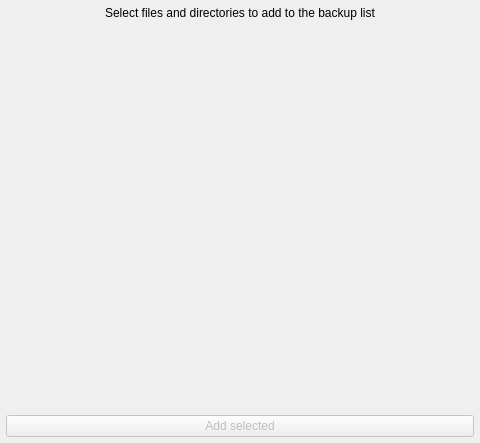
<?xml version="1.0" encoding="UTF-8"?>
<ui version="4.0">
 <class>FilePickerDialog</class>
 <widget class="QDialog" name="FilePickerDialog">
  <property name="geometry">
   <rect>
    <x>0</x>
    <y>0</y>
    <width>480</width>
    <height>443</height>
   </rect>
  </property>
  <property name="windowTitle">
   <string>File Browser</string>
  </property>
  <layout class="QGridLayout" name="gridLayout">
   <property name="leftMargin">
    <number>6</number>
   </property>
   <property name="topMargin">
    <number>6</number>
   </property>
   <property name="rightMargin">
    <number>6</number>
   </property>
   <property name="bottomMargin">
    <number>6</number>
   </property>
   <item row="0" column="0" colspan="2">
    <widget class="QLabel" name="infoLabel">
     <property name="sizePolicy">
      <sizepolicy hsizetype="Preferred" vsizetype="Maximum">
       <horstretch>0</horstretch>
       <verstretch>0</verstretch>
      </sizepolicy>
     </property>
     <property name="text">
      <string>Select files and directories to add to the backup list</string>
     </property>
     <property name="alignment">
      <set>Qt::AlignCenter</set>
     </property>
    </widget>
   </item>
   <item row="1" column="0" colspan="2">
    <widget class="FilePickerWidget" name="filePickerWidget" native="true">
     <property name="sizePolicy">
      <sizepolicy hsizetype="Preferred" vsizetype="Minimum">
       <horstretch>0</horstretch>
       <verstretch>0</verstretch>
      </sizepolicy>
     </property>
     <property name="focusPolicy">
      <enum>Qt::StrongFocus</enum>
     </property>
    </widget>
   </item>
   <item row="2" column="0" colspan="2">
    <widget class="QPushButton" name="selectButton">
     <property name="enabled">
      <bool>false</bool>
     </property>
     <property name="text">
      <string>Add selected</string>
     </property>
     <property name="default">
      <bool>true</bool>
     </property>
    </widget>
   </item>
  </layout>
 </widget>
 <customwidgets>
  <customwidget>
   <class>FilePickerWidget</class>
   <extends>QWidget</extends>
   <header>filepickerwidget.h</header>
   <container>1</container>
  </customwidget>
 </customwidgets>
 <resources/>
 <connections/>
</ui>
